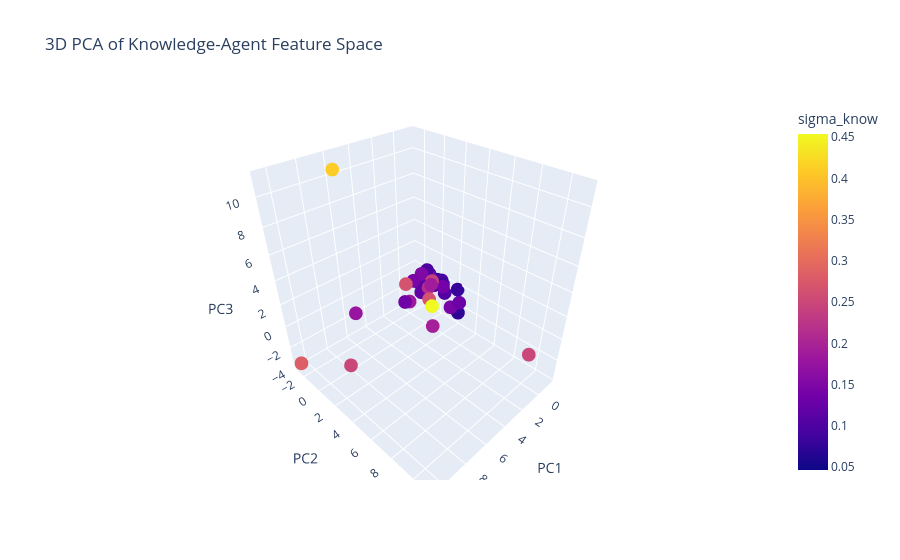

This figure's notebook cell:
### Code cell
import plotly.express as px

fig = px.scatter_3d(
    df_plot,
    x="PC1",
    y="PC2",
    z="PC3",
    color="sigma_know",
    hover_data=["Video_ID", "s_know", "sigma_know", "Family_List"],
    title="3D PCA of Knowledge-Agent Feature Space"
)
fig.show()
